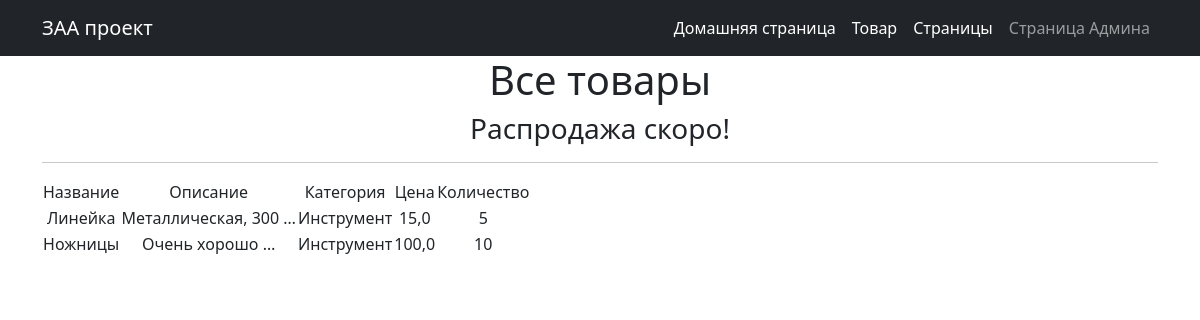
Screenshot of /products/ with the database file from the repository.
### simpleapp/models.py (models this page shows, shortened)
class Product(models.Model):
    name = models.CharField(
        max_length=50,
        unique=True,  # названия товаров не должны повторяться
    )
    description = models.TextField()
    quantity = models.IntegerField(
        validators=[MinValueValidator(0)],
    )
    category = models.ForeignKey(
        to='Category',
        on_delete=models.CASCADE,
        related_name='products',  # все продукты в категории будут доступны через поле products
    )
    price = models.FloatField(
        validators=[MinValueValidator(0.0)],
    )

class Category(models.Model):
    name = models.CharField(max_length=100, unique=True)

### simpleapp/views.py (the view)
# urls.py: path('', ProductsList.as_view()),
class ProductsList(ListView):
    model = Product
    ordering = 'name'
    template_name = 'products.html'
    context_object_name = 'products'
    def get_context_data(self, **kwargs):
        context = super().get_context_data(**kwargs)
        context['time_now'] = datetime.utcnow()
        context['next_sale'] = 'Распродажа скоро!'
        return context

### templates/products.html (shortened to what this page needs)
{% extends 'flatpages/default.html' %}
{% load custom_filters %}
{% load custom_tags %}
{% block content %}
   <h1>Все товары</h1>
   <h3> {{ next_sale|default_if_none:"Чуть позже сообщим о распродаже!" }} </h3>
   <hr>
   {% if products %}
       <table>
           <tr>
               <td>Название</td>
               <td>Описание</td>
               <td>Категория</td>
               <td>Цена</td>
               <td>Количество</td>
           </tr>
           {% for product in products %}
           <tr>
               <td>{{ product.name }}</td>
               <td>{{ product.description|truncatewords:2 }}</td>
               <td>{{ product.category.name }}</td>
               <td>{{ product.price|currency:"usd" }}</td>
               <td>{{ product.quantity }}</td>
           </tr>
           {% endfor %}
       </table>
   {% else %}
       <h2>Товаров нет!</h2>
   {% endif %}
{% endblock content %}

### templates/flatpages/default.html (shortened to what this page needs)
<!DOCTYPE html>
<html lang="en">
    <head>
        {% load static %}
        <link href="{% static 'css/styles.css' %}" rel="stylesheet" />
    </head>
    <body>
        <nav class="navbar navbar-expand-lg navbar-dark bg-dark">
            <div class="container">
                <a class="navbar-brand" href="/about/">ЗАА проект</a>
                <div class="collapse navbar-collapse" id="navbarSupportedContent">
                    <ul class="navbar-nav ms-auto mb-2 mb-lg-0">
                        <li class="nav-item"><a class="nav-link active" aria-current="page" href="/">Домашняя страница</a></li>
                        <li class="nav-item"><a class="nav-link active" aria-current="page" href="/products/">Товар</a></li>
                        <li class="nav-item"><a class="nav-link active" aria-current="page" href="/pages/">Страницы</a></li>
                        <li class="nav-item"><a class="nav-link" href="/page_for_admin/">Страница Админа</a></li>
                    </ul>
                </div>
            </div>
        </nav>
        <div class="container">
   <div class="row">
       <div class="col-lg-12 text-center">
           {% block content %}{% endblock content %}
       </div>
   </div>
</div>
    </body>
</html>

### rows the page displays
Product: name "Линейка", description "Металлическая, 300 …", category.name "Инструмент", price "15,0", quantity "5"
Product: name "Ножницы", description "Очень хорошо …", category.name "Инструмент", price "100,0", quantity "10"

### other values shown
{{ next_sale|default_if_none:"Чуть позже сообщим о распродаже!" }} "Распродажа скоро!"
